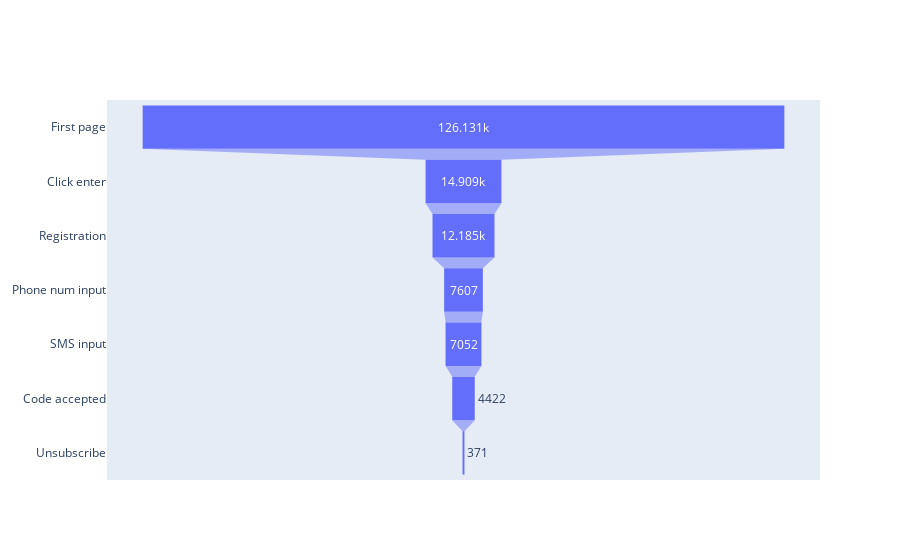

The notebook cell this image was saved under:
### Code cell
fig = go.Figure(go.Funnel(
    y = ["First page", "Click enter", "Registration", "Phone num input","SMS input","Code accepted","Unsubscribe"],
    x = num))
fig.show()

### Figure 1 — Plotly figure (JSON) as saved in the notebook; plotly's stock layout.template omitted (floating-point values rounded to 4 significant figures)
{"data": [{"type": "funnel", "x": [126131, 14909, 12185, 7607, 7052, 4422, 371], "y": ["First page", "Click enter", "Registration", "Phone num input", "SMS input", "Code accepted", "Unsubscribe"]}], "layout": {}}
